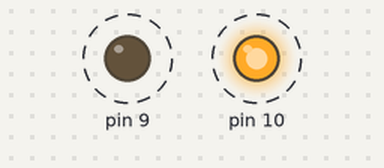
Simulated run of this sketch. Board: Arduino Uno, built with avr-gcc and run on an emulated ATmega328P. Parts: output pins drawn as LEDs (lit = HIGH). Dashed ring = blinking.

Above: at 0.1 s.
Timing chart, 0 to 3.0 s (numbered marks = the images above):
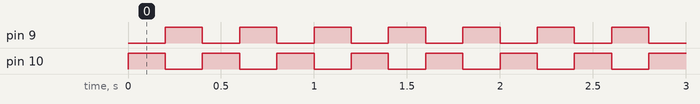

The sketch:

variaveis.ino
```cpp
void setup() {
  // put your setup code here, to run once:

  pinMode(10, OUTPUT);
  pinMode(9, OUTPUT);

}

void loop() {
  // put your main code here, to run repeatedly:

  // Em vez de ficar usando delay vamos criar uma variável

  int intervaloPisca;
  intervaloPisca = 200;


  digitalWrite(10, HIGH);
  digitalWrite(9, LOW);

  delay(intervaloPisca);

  digitalWrite(10, LOW);
  digitalWrite(9, HIGH);

   delay(intervaloPisca);


}
```

Measured:
- by itself, pin 9, pin 10: alternates HIGH for 0.20 s and LOW for 0.20 s
